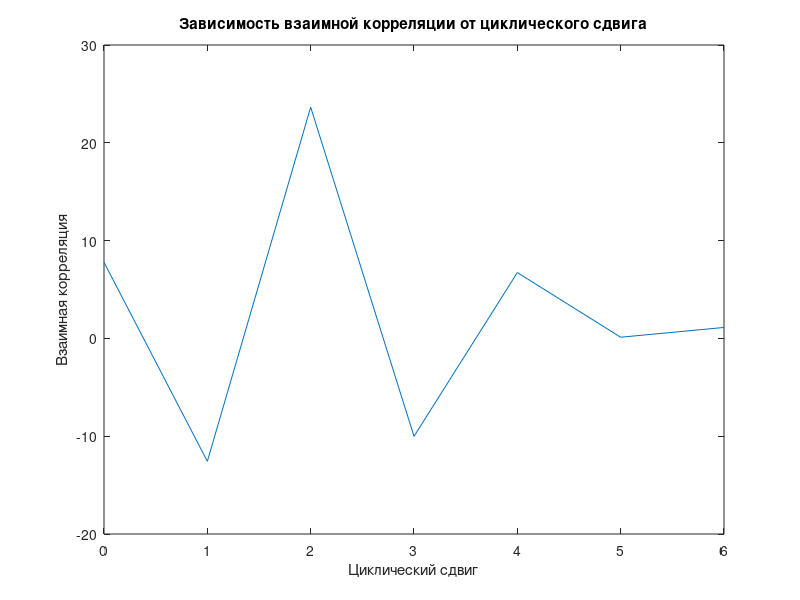

The MATLAB source for this figure:
% Взаимная корреляция с циклическим сдвигом
a = [0.3 0.2 -0.1 4.2 -2 1.5 0];
b = [0.3 4 -2.2 1.6 0.1 0.1 0.2];
corr_values = zeros(1, length(a));  % Массив для хранения значений корреляции

for shift = 0:length(a)-1
    b_shifted = circshift(b, shift);  % Циклический сдвиг b
    corr_values(shift + 1) = sum(a .* b_shifted);  % Вычисление взаимной корреляции
end

% Построение графика взаимной корреляции от сдвига
figure;
plot(0:length(a)-1, corr_values);
title('Зависимость взаимной корреляции от циклического сдвига');
xlabel('Циклический сдвиг');
ylabel('Взаимная корреляция');
